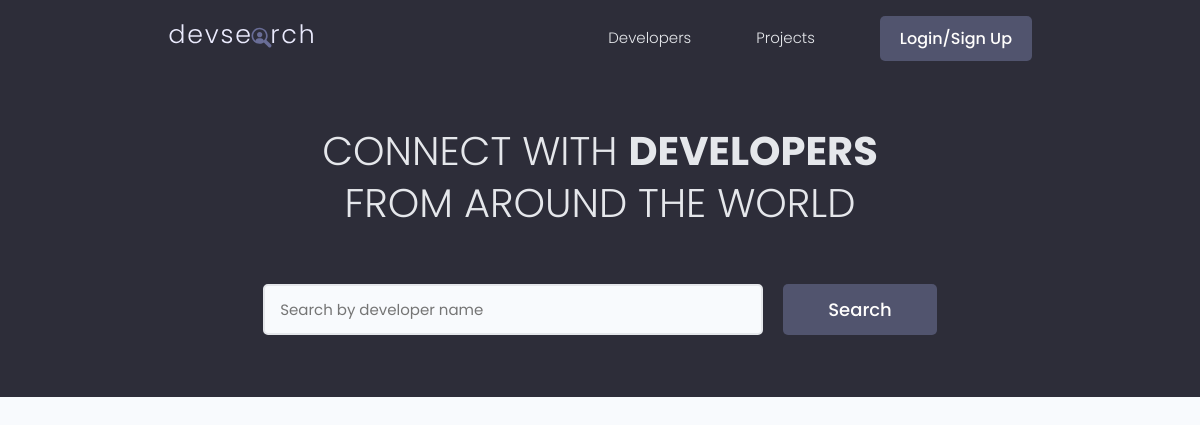
/, run on an earlier commit of the app's database.
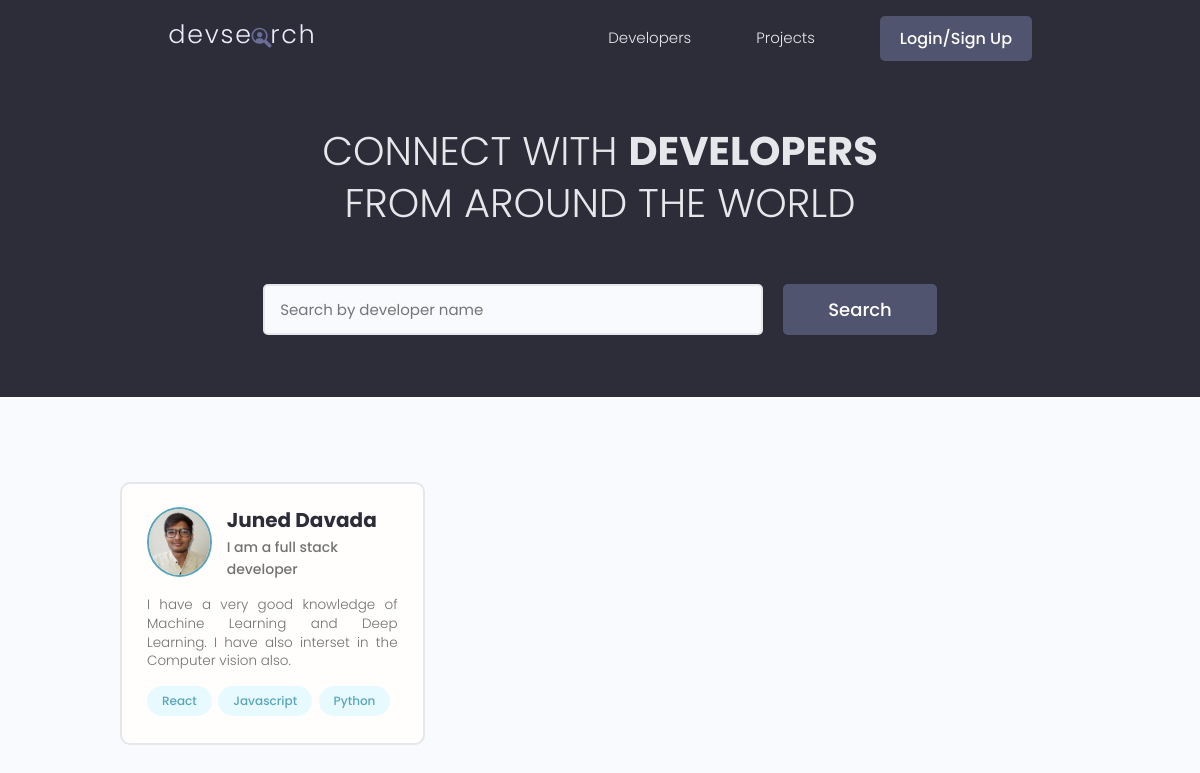
And on a later commit of the database.
### pages/models.py (models this page shows, shortened)
class Profile(models.Model):
    user = models.OneToOneField(User, on_delete=models.CASCADE , null=True , blank=True)
    name = models.CharField(max_length=200 , blank=True , null=True)
    email = models.EmailField(max_length=500 , blank=True , null=True)
    username = models.CharField(max_length=200 , blank=True , null=True)
    location = models.CharField(max_length=200 , blank=True , null=True)
    short_intro = models.CharField(max_length=300 , blank=True , null=True)
    bio = models.TextField(blank=True , null=True)
    profile_image = models.ImageField(upload_to="user_images" , null=True, blank=True , default="profile_pic.jpeg")
    social_github = models.CharField(max_length=200 , blank=True , null=True)
    social_twitter = models.CharField(max_length=200 , blank=True , null=True)
    social_linkedin = models.CharField(max_length=200 , blank=True , null=True)
    social_youtube = models.CharField(max_length=200 , blank=True , null=True)
    social_website = models.CharField(max_length=200 , blank=True , null=True)
    created = models.DateTimeField(auto_now_add=True)
    id = models.UUIDField(default=uuid.uuid4 , unique=True , primary_key=True , editable=False)

class Skill(models.Model):
    owner = models.ForeignKey(Profile , on_delete=models.CASCADE , null=True , blank = True)
    name = models.CharField(max_length=200 , blank=True , null=True)
    description = models.TextField(null=True , blank=True)
    created = models.DateTimeField(auto_now_add=True)
    id = models.UUIDField(default=uuid.uuid4 , unique=True , primary_key=True , editable=False)
    def __str__(self):
        return str(self.name)

### pages/views.py (the view)
# urls.py: path('',views.index,name="index"),
def index(request):
    search_query = ''
    if request.GET.get('search_query'):
        search_query = request.GET.get('search_query')
    skills = Skill.objects.filter(name__icontains=search_query)
    profiles = Profile.objects.distinct().filter(
        Q(name__icontains=search_query) |
        Q(short_intro__icontains=search_query)|
        Q(skill__in=skills)
    )
    page = request.GET.get('page')
    result = 10
    paginator = Paginator(profiles , result)
    try:
        profiles = paginator.page(page)
    except PageNotAnInteger:
        page = 1
        profiles = paginator.page(page)
    except EmptyPage:
        page = paginator.num_pages
        profiles = paginator.page(page)
    left_index = (int(page) - 4)
    if left_index < 1:
        left_index = 1
    right_index = (int(page) + 5)
    if right_index > paginator.num_pages:
        right_index = paginator.num_pages + 1
    custom_range = range(left_index, right_index)
    context = {
        'profiles' : profiles,
        'search_query' : search_query,
        'custom_range' : custom_range
    }
    return render(request , "pages/index.html" , context)

### pages/templates/pages/index.html (shortened to what this page needs)
{% extends 'pages/base.html' %}
{% block content %}
<main class="home">
  <section class="hero-section text-center">
    <div class="container container--narrow">
      <div class="hero-section__box">
        <h2>CONNECT WITH <span>DEVELOPERS</span></h2>
        <h2>FROM AROUND THE WORLD</h2>
      </div>
      <div class="hero-section__search">
        <form class="form" action="" method="get">
          <div class="form__field">
            <input
              class="input input--text"
              id="formInput#search"
              type="text"
              name="search_query"
              placeholder="Search by developer name"
              value="{{search_query}}"
            />
          </div>
          <input class="btn btn--sub btn--lg" type="submit" value="Search" />
        </form>
      </div>
    </div>
  </section>
  <section class="devlist">
    <div class="container">
      <div class="grid grid--three">
        {% for users in profiles %}
        <div class="column card">
          <div class="dev">
            <a href="{% url 'profile' users.id %}" class="card__body">
              <div class="dev__profile">
                <img
                  class="avatar avatar--md"
                  src="{{users.profile_image.url}}"
                  alt="image"
                />
                <div class="dev__meta">
                  <h3>{{users.name}}</h3>
                  <h5>{{users.short_intro|slice:"60"}}</h5>
                </div>
              </div>
              <p class="dev__info">
                {{users.bio|slice:"150"}}
              </p>
              <div class="dev__skills">
                {% for skill in users.skill_set.all %}
                <span class="tag tag--pill tag--main">
                  <small>{{skill}}</small>
                </span>
                {% endfor %}
              </div>
            </a>
          </div>
        </div>
        {% endfor %}
      </div>
    </div>
  </section>
</main>
{% endblock content %}

What changed in the data, as far as the page shows it:
added Profile: profile_image (picture), name "Juned Davada", short_intro "I am a full stack developer", bio "I have a very good knowledge of Machine Learning and Deep Learning. I have also interset in the Computer vision also."
added Skill: name "React"
added Skill: name "Javascript"
added Skill: name "Python"
